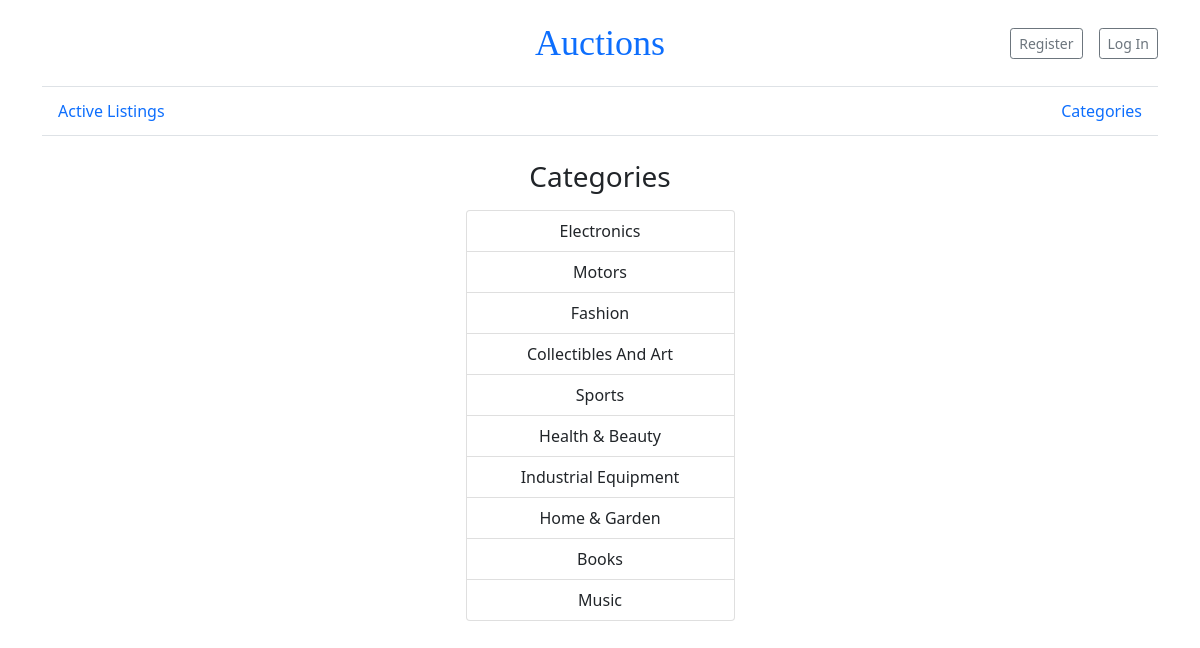
Page /categories/ on the committed database.
### auctions/models.py (models this page shows, shortened)
class Category(models.Model):
    category = models.CharField(max_length=45)
    class Meta:
        verbose_name = "Category"
        verbose_name_plural = "Categories"

### auctions/views.py (the view)
# urls.py: path("categories/", views.categories, name="categories"),
def categories(request):
    categories_list = Category.objects.all()
    return render(request, "auctions/categories.html",
                  {"categories":categories_list})

### auctions/templates/auctions/categories.html
{% extends "auctions/layout.html" %}
{% block body %}
    <div class="row justify-content-center">
        <div class="col-md-6 col-lg-4 col-xl-3 p-2 text-center">
            <h1 class="h3 mb-3 fw-normal">Categories</h1>
            <div class="list-group">
                {% for cat in categories %}
                    <a href="{% url 'auctions:category_items' cat.category %}" class="list-group-item list-group-item-action">{{ cat.category | title }}</a>
                {% endfor %}
            </div>
        </div>
    </div>
{% endblock %}

### rows in the picture
Category: category "Electronics"
Category: category "Motors"
Category: category "Fashion"
Category: category "Collectibles And Art"
Category: category "Sports"
Category: category "Health & Beauty"
Category: category "Industrial Equipment"
Category: category "Home & Garden"
Category: category "Books"
Category: category "Music"
